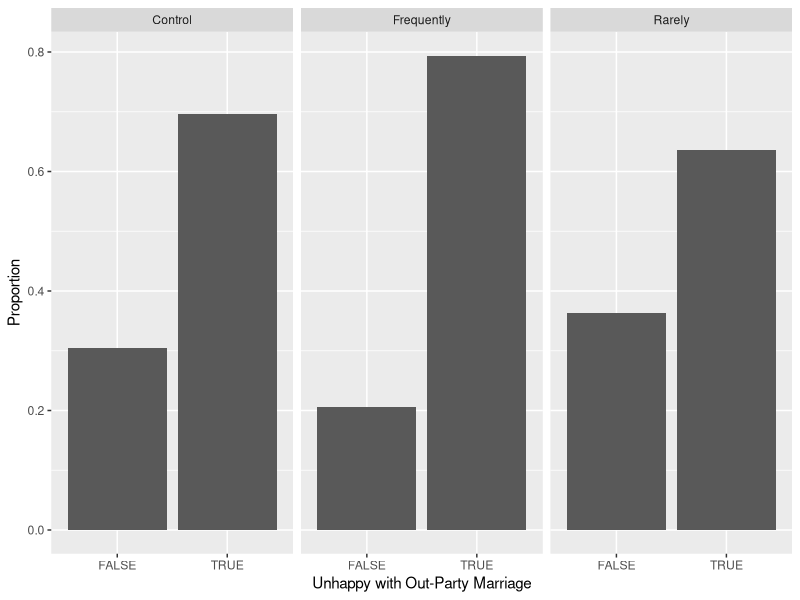
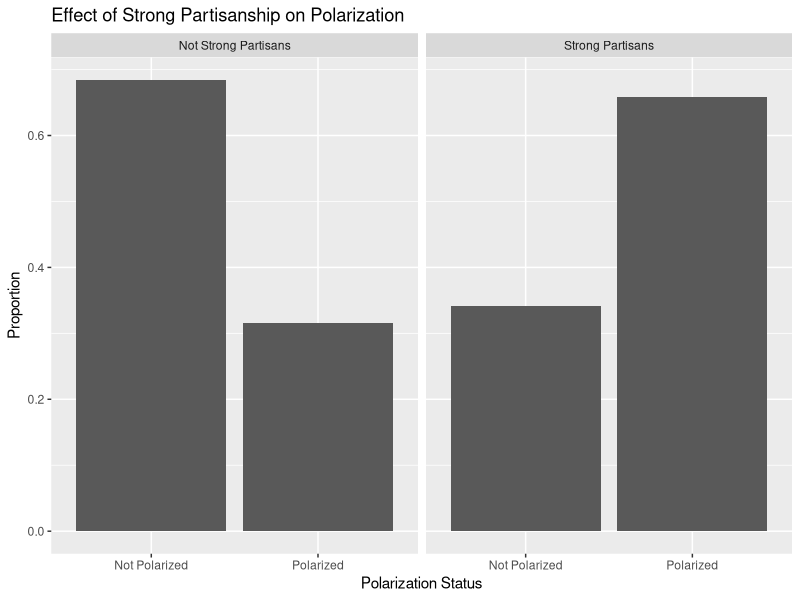

Write the R code that produced these figures, in order.
## ---- chunk 1
knitr::opts_chunk$set(echo = TRUE)
library(dplyr)
library(readr)
library(ggplot2)
library(tidyr)
## ---- chunk 2
# remember to use the correct file name
marriage_data <- read_csv('Sep23ClassData_clean.csv')

## ---- chunk 3
ggplot(data = marriage_data %>% filter(is.na(outPartyUnhappy)==FALSE)) + 
  geom_bar(mapping = aes(x = outPartyUnhappy, y = ..prop.., group = 1), stat = "count") + 
  facet_wrap(~treatment) + ylab("Proportion") + xlab("Unhappy with Out-Party Marriage")
## ---- chunk 4
marriage_data %>%
  select(treatment, polarized)

## ---- chunk 5
marriage_data_q6 <- marriage_data %>%
  select(strongPARTISAN, treatment, polarized) %>%
  drop_na() %>%
  mutate(partisan_new = case_when(
    strongPARTISAN == TRUE ~ "Strong Partisans",
    strongPARTISAN == FALSE ~ "Not Strong Partisans"
  )) %>%
  mutate(polarized_new = case_when(
    polarized == TRUE ~ "Polarized",
    polarized == FALSE ~ "Not Polarized"
  )) %>%
  mutate(treatment_partisan = paste(treatment, " group - ", partisan_new))


marriage_data_q6 %>%
  ggplot()  +
  geom_bar(mapping = aes(x = polarized_new, y = ..prop.., group = 1), stat = "count") + 
  facet_wrap(~partisan_new) + 
  labs(title = "Effect of Strong Partisanship on Polarization", x = "Polarization Status", y = "Proportion")

